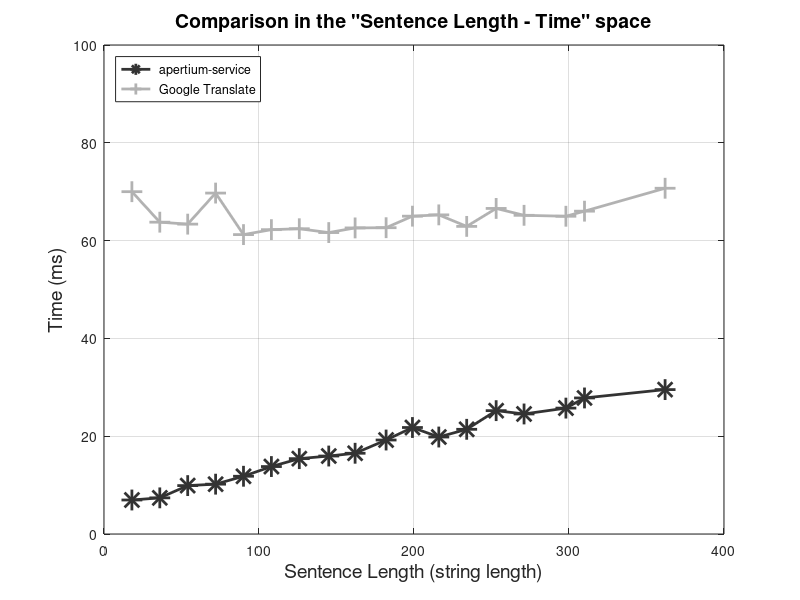

This figure's MATLAB source: (Note: this script raises an error after producing the figure.)
len = [18, 36, 54, 72, 90, 108, 126, 145, 162, 182, 199, 216, 234, 253, 271, 298, 310, 362];
msa = [1780, 1892, 2534, 2609, 3023, 3531, 3945, 4082, 4227, 4920, 5575, 5077, 5481, 6458, 6284, 6591, 7122, 7560] ./ 256;
msg = [17921, 16325, 16222, 17848, 15674, 15933, 15981, 15780, 16024, 16035, 16639, 16707, 16104, 17044, 16684, 16635, 16901, 18101] ./ 256;

threads = [1, 2, 3, 4, 5, 6, 7, 8];
msat = [7416, 3914, 2844, 2802, 3574, 4697, 5178, 5198] ./ 256;
msgt = [16495, 8257, 6001, 4516, 3724, 2817, 2411, 2085] ./ 256;

set(0, "Defaulttextfontsize", 14);

plot(len, msa, '-*; apertium-service;', 'linewidth', 2, 'markersize', 15, 'color', [0.2, 0.2, 0.2],
	len, msg, '-+; Google Translate;', 'linewidth', 2, 'markersize', 15, 'color', [0.7, 0.7, 0.7]);

title ('Comparison in the "Sentence Length - Time" space', 'fontsize', 14);
hx = xlabel ('Sentence Length (string length)', 'fontsize', 14);
hy = ylabel ('Time (ms)', 'fontsize', 14);

set(hx, "fontsize", 14);
set(hy, "fontsize", 14);

legend ('location', 'northwest');
legend ('boxon');

grid ('on');
ylim([0, 100]);

print('lentime.png', '-dpng', '-F:14');

replot;

plot(threads, msat, '-*; apertium-service;', 'linewidth', 2, 'markersize', 15, 'color', [0.2, 0.2, 0.2],
	threads, msgt, '-+; Google Translate;', 'linewidth', 2, 'markersize', 15, 'color', [0.7, 0.7, 0.7]);

title ('Comparison in the "Concurrent Requests - Time" space', 'fontsize', 14);
hx = xlabel ('Concurrent Requests (num)', 'fontsize', 14);
hy = ylabel ('Time (ms)', 'fontsize', 14);

set(hx, "fontsize", 14);
set(hy, "fontsize", 14);

legend ('location', 'northwest');
legend ('boxon');

grid ('on');
ylim([0, 100]);

print('threadstime.png', '-dpng', '-F:14');

replot;
